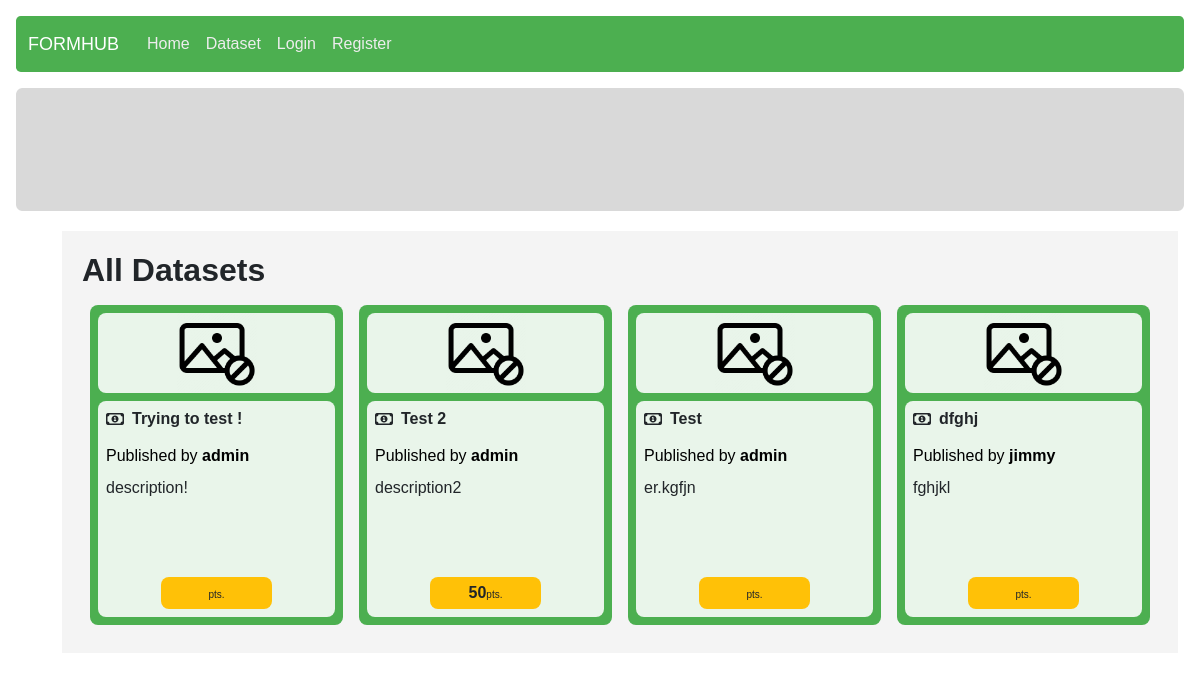
/dataset/, run on an earlier commit of the app's database.
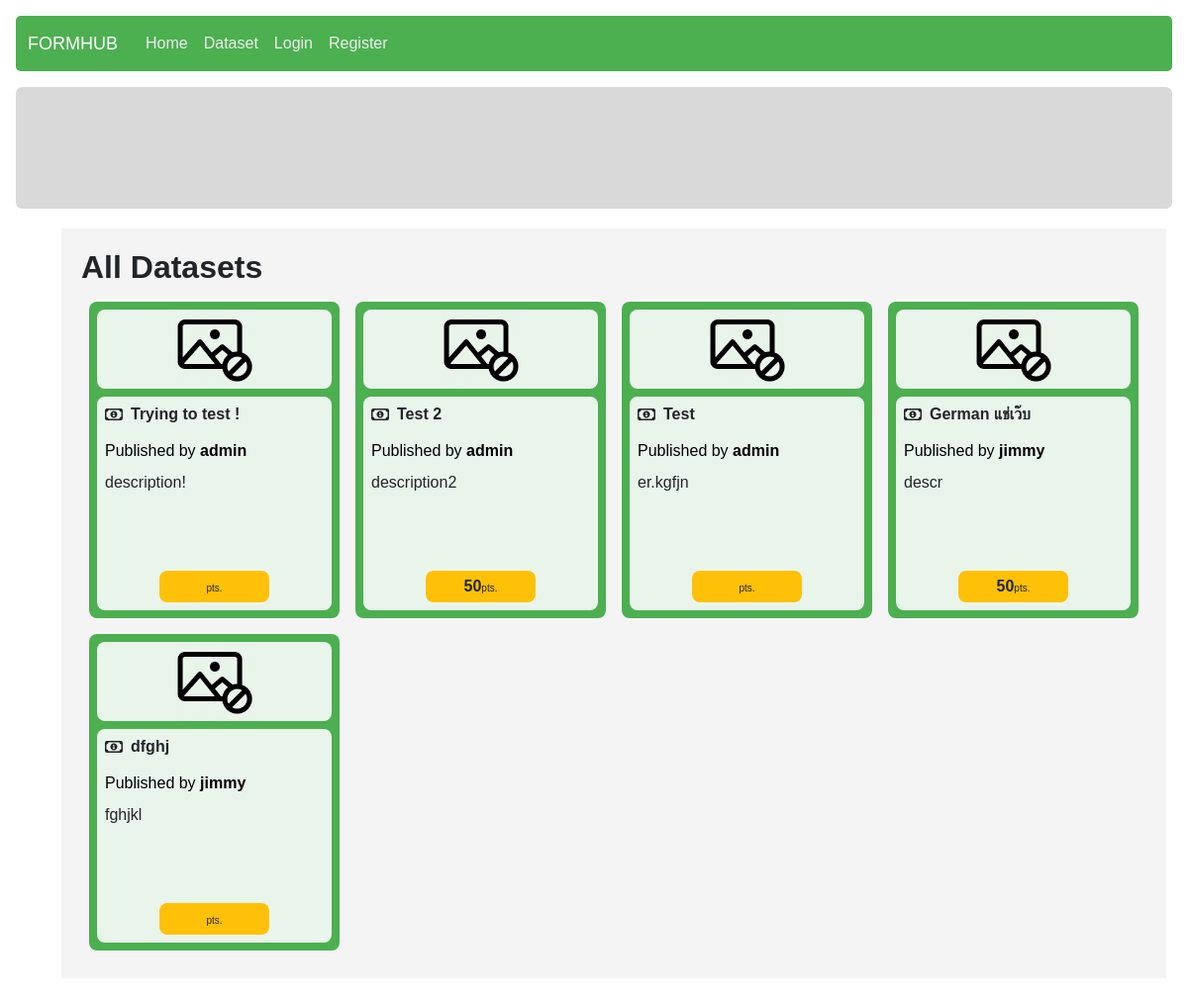
And on a later commit of the database.
### form_management/models.py (models this page shows, shortened)
class Form(models.Model):
    owner = models.ForeignKey(User, on_delete = models.CASCADE)
    form_name = models.CharField(max_length = 125)
    description = models.CharField(max_length = 1000)
    category = models.ForeignKey(Category, on_delete = models.CASCADE, null = True)
    design = models.JSONField()
    creation_timestamp = models.DateTimeField(auto_now_add = True)
    publish_timestamp = models.DateTimeField(null = True)
    is_open = models.BooleanField(default = False)
    is_sale = models.BooleanField(default = False)
    form_point = models.ForeignKey(Point, on_delete = models.CASCADE, related_name="form_point")
    form_selling_point = models.ForeignKey(Point, on_delete = models.CASCADE, null = True, blank = True, related_name="form_selling_point")
    form_pic = models.ImageField(
        upload_to="static/form_management/imgs",
        null = True,
        default = "static/form_management/imgs/no-pic.png")

class Point(models.Model):
    form_size = models.CharField(max_length = 2)
    context = models.CharField(max_length = 3, null = True, blank = True, choices = POINT_CONTEXT) # SEL = Selling, ANS = answering
    point = models.IntegerField()
    description = models.CharField(max_length = 50, null = True, blank = True)
    lower_bound = models.IntegerField()
    upper_bound = models.IntegerField()

### authentication/models.py (models this page shows)
class User(AbstractUser):
    student_id = models.CharField(max_length = 10, null = True)
    profile_img = models.ImageField(
        upload_to="static/userprofile/imgs",
        null = True,
        default = "static/userprofile/imgs/default.jpg")
    def __str__(self):
        return f"{self.username}"

### answering/views.py (the view)
# urls.py: path("dataset/", views.dataset, name="dataset")
def dataset(request):
	forms = Form.objects.filter(is_sale = True)
	for form in forms:
		print(form.form_pic)
	return render(request, "answering/dataset.html",
	{
		"title": "All Datasets",
		"forms": forms,
	})

### templates/answering/dataset.html (shortened to what this page needs)
{% extends "layout.html" %}
{% load static %}
{% block extra_css %}
    <link rel="stylesheet" href="{% static 'userprofile/userprofile.css' %}">
    <link rel="stylesheet" href="{% static 'answering/index.css' %}">
{% endblock %}
{% block body %}
<div class="container">
    <div class="container" id="user-prof-forms">
        <h2><strong>{{ title }}</strong></h2>
        <div class="all-forms d-flex flex-row flex-wrap">
            {% for form in forms %}
                <div class="form-card p-2 d-flex flex-column col-sm-6 col-md-4 col-lg-3" data-code="{{ form.id }}">
                    <div class="form p-2 d-flex flex-column">
                        <div class="img-container d-flex justify-content-center">
                            <img data-code="{{ form.id }}" src="/{{ form.form_pic }}" alt="no-photo">
                        </div>
                        <div class="form-meta-data mt-2 p-2">
                            <div class="header d-flex align-items-center mb-3">
                                {% if not form.is_sale %}
                                    <i class="fa-solid fa-circle-dot status me-2 {% if form.is_open %} active {% else %} closed {% endif %}"></i>
                                {% else %}
                                    <i class="fa-regular fa-money-bill-1 status me-2"></i>
                                {% endif %}
                                <h6 class="form-name my-0">{{ form.form_name }}</h6>
                            </div>
                            <a href="/account/{{ form.owner.id }}" class="mb-2 author">Published by <strong>{{ form.owner }}</strong></a>
                            <div class="description">
                                {{ form.description }}
                            </div>
                            <div class="bottom-section mt-auto p-1">
                                <span class="point">{{ form.form_selling_point.point }}</span><span class="unit">pts.</span>
                            </div>
                        </div>
                    </div>
                </div>
            {% empty %}
                <h3>No form</h3>
            {% endfor %}
    </div>
</div>
{% endblock %}

What changed in the data, as far as the page shows it:
now on this page (row edited): Form: form_pic (placeholder picture), is_sale True (drawn), form_name "German แช่เว๊บ", owner "jimmy", description "descr", form_selling_point.point "50"
